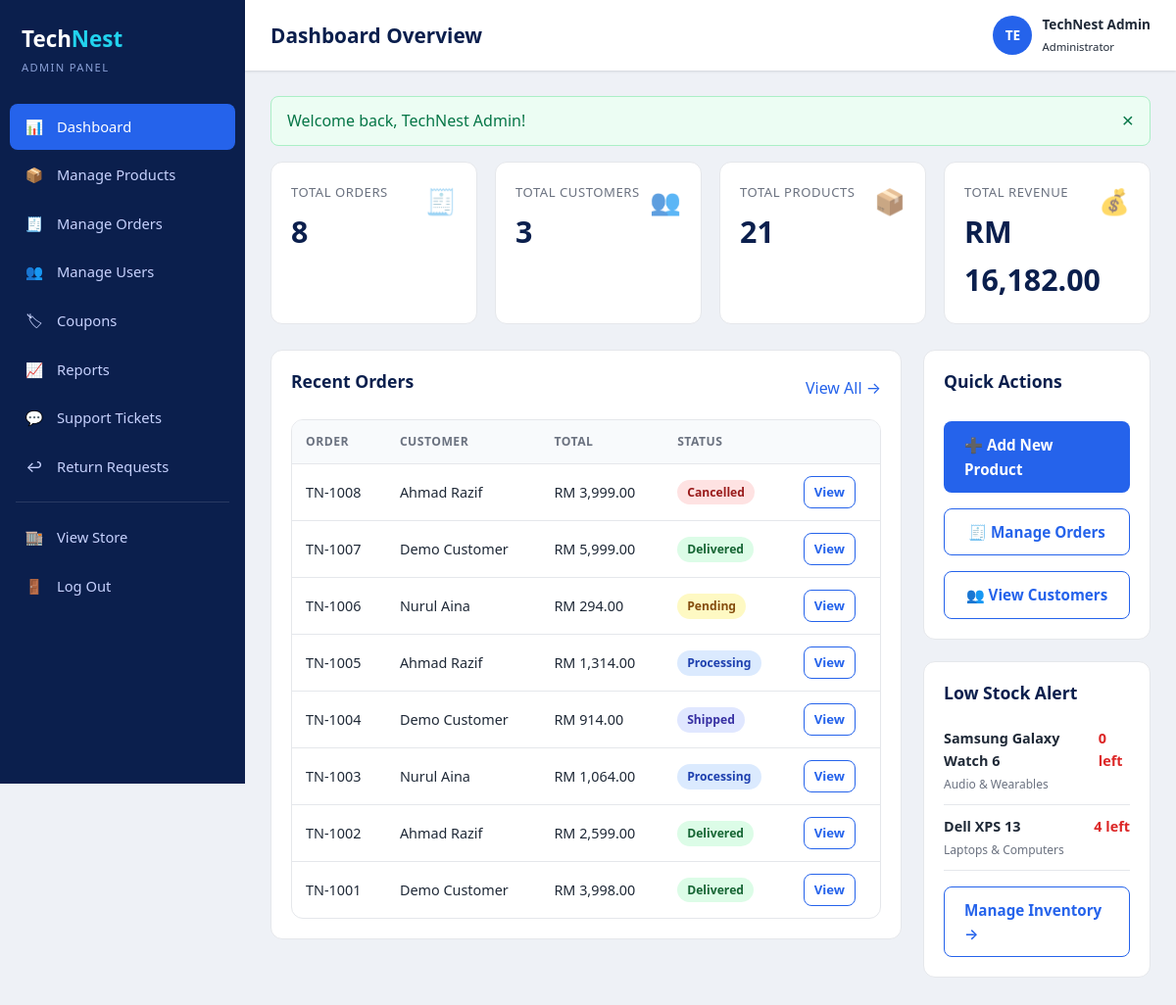
Page /admin/dashboard.php (signed in) on the committed database.
### tables this page shows
CREATE TABLE users (
  user_id       INT AUTO_INCREMENT PRIMARY KEY,
  full_name     VARCHAR(100)  NOT NULL,
  email         VARCHAR(150)  NOT NULL UNIQUE,
  password_hash VARCHAR(255)  NOT NULL,
  phone         VARCHAR(30)   DEFAULT NULL,
  role          ENUM('customer','admin') NOT NULL DEFAULT 'customer',
  created_at    TIMESTAMP NOT NULL DEFAULT CURRENT_TIMESTAMP
);

CREATE TABLE orders (
  order_id        INT AUTO_INCREMENT PRIMARY KEY,
  user_id         INT NOT NULL,
  order_number    VARCHAR(20) NOT NULL UNIQUE,
  full_name       VARCHAR(100) NOT NULL,
  phone           VARCHAR(30)  NOT NULL,
  address         VARCHAR(255) NOT NULL,
  city            VARCHAR(80)  NOT NULL,
  postcode        VARCHAR(20)  NOT NULL,
  subtotal        DECIMAL(10,2) NOT NULL,
  shipping_fee    DECIMAL(10,2) NOT NULL DEFAULT 0.00,
  discount_amount DECIMAL(10,2) NOT NULL DEFAULT 0.00,
  coupon_code     VARCHAR(30)   DEFAULT NULL,
  total           DECIMAL(10,2) NOT NULL,
  payment_status  ENUM('unpaid','paid','refunded') NOT NULL DEFAULT 'unpaid',
  payment_method  VARCHAR(20)  DEFAULT NULL,
  status          ENUM('pending','processing','shipped','delivered','cancelled')
                    NOT NULL DEFAULT 'pending',
  created_at      TIMESTAMP NOT NULL DEFAULT CURRENT_TIMESTAMP,
  CONSTRAINT fk_orders_user
    FOREIGN KEY (user_id) REFERENCES users(user_id)
    ON UPDATE CASCADE ON DELETE CASCADE,
  INDEX idx_orders_user (user_id),
  INDEX idx_orders_status (status),
  INDEX idx_orders_payment_status (payment_status)
);

CREATE TABLE products (
  product_id     INT AUTO_INCREMENT PRIMARY KEY,
  category_id    INT NOT NULL,
  name           VARCHAR(150)  NOT NULL,
  brand          VARCHAR(80)   DEFAULT NULL,
  description    TEXT          DEFAULT NULL,
  price          DECIMAL(10,2) NOT NULL,
  discount_price DECIMAL(10,2) DEFAULT NULL,
  stock_quantity INT           NOT NULL DEFAULT 0,
  image_path     VARCHAR(255)  DEFAULT NULL,
  is_featured    TINYINT(1)    NOT NULL DEFAULT 0,
  status         ENUM('active','inactive') NOT NULL DEFAULT 'active',
  created_at     TIMESTAMP NOT NULL DEFAULT CURRENT_TIMESTAMP,
  CONSTRAINT fk_products_category
    FOREIGN KEY (category_id) REFERENCES categories(category_id)
    ON UPDATE CASCADE ON DELETE RESTRICT,
  INDEX idx_products_category (category_id),
  INDEX idx_products_featured (is_featured)
);

CREATE TABLE categories (
  category_id INT AUTO_INCREMENT PRIMARY KEY,
  name        VARCHAR(80)  NOT NULL,
  slug        VARCHAR(80)  NOT NULL UNIQUE,
  description VARCHAR(255) DEFAULT NULL,
  icon        VARCHAR(40)  DEFAULT NULL
);

### includes/functions.php (called while the page is built, shortened)
<?php
require_once __DIR__ . '/db.php';
function e($value): string
{
    return htmlspecialchars((string) ($value ?? ''), ENT_QUOTES, 'UTF-8');
}
function url(string $path = ''): string
{
    return BASE_URL . ltrim($path, '/');
}
function money($amount): string
{
    return 'RM ' . number_format((float) $amount, 2);
}
function get_flashes(): array
{
    $flashes = $_SESSION['flash'] ?? [];
    return $flashes;
}
function db_one(string $sql, array $params = []): ?array
{
    $stmt = db()->prepare($sql);
    $stmt->execute($params);
    $row = $stmt->fetch();
    return $row === false ? null : $row;
}
function db_all(string $sql, array $params = []): array
{
    $stmt = db()->prepare($sql);
    $stmt->execute($params);
    return $stmt->fetchAll();
}

### includes/db.php (called while the page is built, shortened)
<?php
function db(): PDO
{
    static $pdo = null;
    if ($pdo instanceof PDO) {
        return $pdo;
    }
    $dsn = sprintf(
        'mysql:host=%s;port=%s;dbname=%s;charset=%s',
        DB_HOST, DB_PORT, DB_NAME, DB_CHARSET
    );
    $options = [
        PDO::ATTR_ERRMODE            => PDO::ERRMODE_EXCEPTION,
        PDO::ATTR_DEFAULT_FETCH_MODE => PDO::FETCH_ASSOC,
        PDO::ATTR_EMULATE_PREPARES   => false,
    ];
    try {
        $pdo = new PDO($dsn, DB_USER, DB_PASS, $options);
    } catch (PDOException $e) {
        http_response_code(500);
        exit(
            'Database connection failed. Please make sure MySQL is running and that '
            . 'the database "' . DB_NAME . '" has been imported (see README.md).'
        );
    }
    return $pdo;
}

### includes/auth.php (called while the page is built, shortened)
<?php
require_once __DIR__ . '/functions.php';
function current_user(): ?array
{
    $user = db_one('SELECT * FROM users WHERE user_id = ?', [$_SESSION['user_id']]) ?: false;
    return $user ?: null;
}

### admin/dashboard.php (the view, shortened to what this page needs)
<?php
require_once __DIR__ . '/../includes/functions.php';
require_once __DIR__ . '/../includes/auth.php';
$stats = [
    'orders'    => (int) db_one('SELECT COUNT(*) c FROM orders')['c'],
    'customers' => (int) db_one('SELECT COUNT(*) c FROM users WHERE role = "customer"')['c'],
    'products'  => (int) db_one('SELECT COUNT(*) c FROM products')['c'],
    'revenue'   => (float) (db_one('SELECT COALESCE(SUM(total),0) s FROM orders WHERE status <> "cancelled"')['s']),
];
$recent = db_all(
    'SELECT o.order_number, o.total, o.status, o.created_at, u.full_name
     FROM orders o JOIN users u ON u.user_id = o.user_id
     ORDER BY o.created_at DESC LIMIT 8'
);
$lowStock = db_all(
    'SELECT p.name, p.stock_quantity, c.name AS category
     FROM products p JOIN categories c ON c.category_id = p.category_id
     WHERE p.stock_quantity <= ? AND p.status = "active"
     ORDER BY p.stock_quantity ASC LIMIT 8',
    [LOW_STOCK_THRESHOLD]
);
$heading = 'Dashboard Overview';
require __DIR__ . '/../includes/admin_header.php';
?>
<div class="stat-grid">
    <div class="stat-card"><span class="ic">🧾</span><div class="label">Total Orders</div><div class="value"><?= $stats['orders'] ?></div></div>
    <div class="stat-card"><span class="ic">👥</span><div class="label">Total Customers</div><div class="value"><?= $stats['customers'] ?></div></div>
    <div class="stat-card"><span class="ic">📦</span><div class="label">Total Products</div><div class="value"><?= $stats['products'] ?></div></div>
    <div class="stat-card"><span class="ic">💰</span><div class="label">Total Revenue</div><div class="value"><?= e(money($stats['revenue'])) ?></div></div>
</div>
<div class="admin-cols">
    <div class="panel">
        <div class="panel-head"><h2>Recent Orders</h2><a href="<?= e(url('admin/orders.php')) ?>">View All →</a></div>
        <?php if (empty($recent)): ?>
            <p class="muted">No orders yet.</p>
        <?php else: ?>
        <div class="table-wrap">
            <table class="data">
                <thead><tr><th>Order</th><th>Customer</th><th>Total</th><th>Status</th><th></th></tr></thead>
                <tbody>
                <?php foreach ($recent as $o): ?>
                    <tr>
                        <td><?= e($o['order_number']) ?></td>
                        <td><?= e($o['full_name']) ?></td>
                        <td><?= e(money($o['total'])) ?></td>
                        <td><span class="pill pill-<?= e($o['status']) ?>"><?= e(ucfirst($o['status'])) ?></span></td>
                        <td class="actions"><a class="btn btn-outline" href="<?= e(url('admin/orders.php')) ?>">View</a></td>
                    </tr>
                <?php endforeach; ?>
                </tbody>
            </table>
        </div>
        <?php endif; ?>
    </div>
    <div>
        <div class="panel">
            <h2>Quick Actions</h2>
            <a class="btn btn-primary btn-block mt-2" href="<?= e(url('admin/product_form.php')) ?>">➕ Add New Product</a>
            <a class="btn btn-outline btn-block mt-2" href="<?= e(url('admin/orders.php')) ?>">🧾 Manage Orders</a>
            <a class="btn btn-outline btn-block mt-2" href="<?= e(url('admin/users.php')) ?>">👥 View Customers</a>
        </div>
        <div class="panel">
            <h2>Low Stock Alert</h2>
            <?php if (empty($lowStock)): ?>
                <p class="muted">All products are well stocked. 👍</p>
            <?php else: ?>
                <?php foreach ($lowStock as $p): ?>
                    <div class="low-stock-item">
                        <div class="left"><b><?= e($p['name']) ?></b><small class="muted"><?= e($p['category']) ?></small></div>
                        <div class="qty"><?= (int) $p['stock_quantity'] ?> left</div>
                    </div>
                <?php endforeach; ?>
                <a class="btn btn-outline btn-block mt-2" href="<?= e(url('admin/products.php')) ?>">Manage Inventory →</a>
            <?php endif; ?>
        </div>
    </div>
</div>
<?php require __DIR__ . '/../includes/admin_footer.php'; ?>

### includes/admin_header.php (shortened to what this page needs)
<?php
require_once __DIR__ . '/auth.php';
$admin = current_user();
$current = basename($_SERVER['SCRIPT_NAME'] ?? '');
$nav = [
    'dashboard.php' => ['📊', 'Dashboard'],
    'products.php'  => ['📦', 'Manage Products'],
    'orders.php'    => ['🧾', 'Manage Orders'],
    'users.php'     => ['👥', 'Manage Users'],
    'coupons.php'   => ['🏷', 'Coupons'],
    'reports.php'   => ['📈', 'Reports'],
    'tickets.php'   => ['💬', 'Support Tickets'],
    'returns.php'   => ['↩', 'Return Requests'],
];
?>
<!DOCTYPE html>
<html lang="en">
<head>
    <link rel="stylesheet" href="<?= e(url('assets/css/style.css')) ?>">
    <link rel="stylesheet" href="<?= e(url('assets/css/admin.css')) ?>">
</head>
<body class="admin-body">
<div class="admin-shell">
    <aside class="admin-sidebar" id="admin-sidebar">
        <div class="admin-brand">Tech<span>Nest</span><small>Admin Panel</small></div>
        <nav class="admin-nav">
            <?php foreach ($nav as $file => [$icon, $label]): ?>
                <a href="<?= e(url('admin/' . $file)) ?>" class="<?= $current === $file ? 'active' : '' ?>">
                    <span class="ic"><?= $icon ?></span> <?= e($label) ?>
                </a>
            <?php endforeach; ?>
            <hr>
            <a href="<?= e(url('index.php')) ?>"><span class="ic">🏬</span> View Store</a>
            <a href="<?= e(url('logout.php')) ?>"><span class="ic">🚪</span> Log Out</a>
        </nav>
    </aside>
    <div class="admin-main">
        <header class="admin-topbar">
            <h1 class="admin-title"><?= e($heading ?? 'Dashboard') ?></h1>
            <div class="admin-user">
                <span class="admin-avatar"><?= e(strtoupper(substr($admin['full_name'], 0, 2))) ?></span>
                <div><strong><?= e($admin['full_name']) ?></strong><br><small>Administrator</small></div>
            </div>
        </header>
        <div class="admin-content">
        <?php foreach (get_flashes() as $flash): ?>
            <div class="flash flash-<?= e($flash['type']) ?>" role="alert"><?= e($flash['message']) ?>
                <button type="button" class="flash-close" aria-label="Dismiss">&times;</button></div>
        <?php endforeach; ?>

### assets/css/style.css (style rules this page uses)
:root { --blue-900: #0b1f4d; --blue-700: #1b3a8a; --blue-600: #2563eb; --blue-500: #3b82f6; --blue-100: #dbeafe; --cyan-400: #22d3ee; --ink: #1f2937; --muted: #6b7280; --line: #e5e7eb; --bg: #f5f7fb; --white: #ffffff; --green: #16a34a; --red: #dc2626; --amber: #d97706; --radius: 12px; --radius-sm:8px; --shadow: 0 1px 3px rgba(16,24,40,.08), 0 1px 2px rgba(16,24,40,.06); --shadow-md:0 8px 24px rgba(16,24,40,.10); --container: 1200px; }
* { box-sizing: border-box; margin: 0; padding: 0; }
html { scroll-behavior: smooth; }
body { font-family: "Segoe UI", system-ui, -apple-system, Roboto, Arial, sans-serif; color: var(--ink); background: var(--bg); line-height: 1.6; }
a { color: var(--blue-600); text-decoration: none; }
h1, h2, h3, h4 { color: var(--blue-900); line-height: 1.25; }
.btn { display: inline-flex; align-items: center; justify-content: center; gap: 8px; padding: 11px 20px; border: 1px solid transparent; border-radius: var(--radius-sm); font-size: .95rem; font-weight: 600; cursor: pointer; transition: .15s ease; background: var(--white); color: var(--ink); }
.btn-primary { background: var(--blue-600); color: #fff; }
.btn-outline { border-color: var(--blue-600); color: var(--blue-600); background: transparent; }
.btn-block { width: 100%; }
.flash { display: flex; justify-content: space-between; align-items: center; padding: 12px 16px; border-radius: var(--radius-sm); margin-bottom: 16px; border: 1px solid; font-weight: 500; }
.flash-success { background: #ecfdf3; border-color: #abefc6; color: #067647; }
.flash-close { background: none; border: 0; font-size: 1.3rem; cursor: pointer; color: inherit; }
.table-wrap { overflow-x: auto; background: #fff; border: 1px solid var(--line); border-radius: var(--radius); }
table.data { width: 100%; border-collapse: collapse; min-width: 600px; }
table.data th, table.data td { padding: 12px 14px; text-align: left; border-bottom: 1px solid var(--line); font-size: .9rem; }
table.data th { background: #f8fafc; color: var(--muted); text-transform: uppercase; font-size: .76rem; letter-spacing: .04em; }
table.data tr:last-child td { border-bottom: 0; }
.pill { padding: 3px 10px; border-radius: 999px; font-size: .76rem; font-weight: 700; display: inline-block; }
.pill-pending { background: #fef9c3; color: #854d0e; }
.pill-processing { background: #dbeafe; color: #1e40af; }
.pill-shipped { background: #e0e7ff; color: #3730a3; }
.pill-delivered { background: #dcfce7; color: #166534; }
.pill-cancelled { background: #fee2e2; color: #991b1b; }
.mt-2 { margin-top: 16px; }
.muted { color: var(--muted); }

### rows in the picture
users: full_name "TE", full_name "TechNest Admin"
orders: order_number "TN-1008", user.full_name "Ahmad Razif", total "RM 3,999.00", status "Cancelled"
orders: order_number "TN-1007", user.full_name "Demo Customer", total "RM 5,999.00", status "Delivered"
orders: order_number "TN-1006", user.full_name "Nurul Aina", total "RM 294.00", status "Pending"
orders: order_number "TN-1005", user.full_name "Ahmad Razif", total "RM 1,314.00", status "Processing"
orders: order_number "TN-1004", user.full_name "Demo Customer", total "RM 914.00", status "Shipped"
orders: order_number "TN-1003", user.full_name "Nurul Aina", total "RM 1,064.00", status "Processing"
orders: order_number "TN-1002", user.full_name "Ahmad Razif", total "RM 2,599.00", status "Delivered"
orders: order_number "TN-1001", user.full_name "Demo Customer", total "RM 3,998.00", status "Delivered"
products: name "Samsung Galaxy Watch 6", category.name "Audio & Wearables", stock_quantity "0"
products: name "Dell XPS 13", category.name "Laptops & Computers", stock_quantity "4"

### other values in the picture
$icon "📊"
$label "Dashboard"
$icon "📦"
$label "Manage Products"
$icon "🧾"
$label "Manage Orders"
$icon "👥"
$label "Manage Users"
$icon "🏷"
$label "Coupons"
$icon "📈"
$label "Reports"
$icon "💬"
$label "Support Tickets"
$icon "↩"
